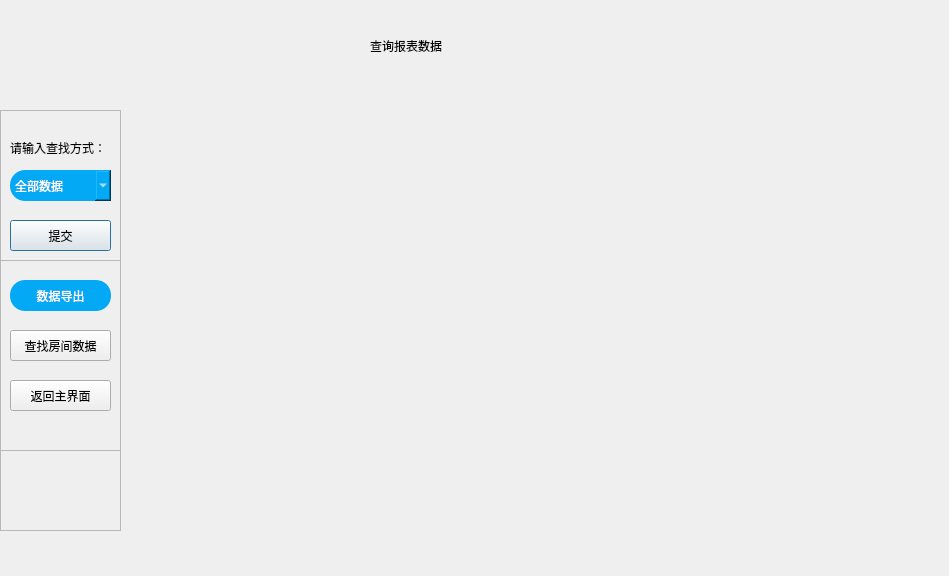
<?xml version="1.0" encoding="UTF-8"?>
<ui version="4.0">
 <class>recordData</class>
 <widget class="QDialog" name="recordData">
  <property name="geometry">
   <rect>
    <x>0</x>
    <y>0</y>
    <width>949</width>
    <height>576</height>
   </rect>
  </property>
  <property name="windowTitle">
   <string>Dialog</string>
  </property>
  <property name="styleSheet">
   <string notr="true">background:url(:/new/prefix1/bg.jpg);</string>
  </property>
  <widget class="QFrame" name="frame_2">
   <property name="geometry">
    <rect>
     <x>0</x>
     <y>110</y>
     <width>121</width>
     <height>421</height>
    </rect>
   </property>
   <property name="styleSheet">
    <string notr="true">background-image:url();</string>
   </property>
   <property name="frameShape">
    <enum>QFrame::StyledPanel</enum>
   </property>
   <property name="frameShadow">
    <enum>QFrame::Raised</enum>
   </property>
   <widget class="QLabel" name="hit">
    <property name="geometry">
     <rect>
      <x>10</x>
      <y>30</y>
      <width>91</width>
      <height>16</height>
     </rect>
    </property>
    <property name="styleSheet">
     <string notr="true">font: 9pt &quot;楷体&quot;;</string>
    </property>
    <property name="text">
     <string>请输入查找方式：</string>
    </property>
   </widget>
   <widget class="QComboBox" name="find">
    <property name="geometry">
     <rect>
      <x>10</x>
      <y>60</y>
      <width>101</width>
      <height>31</height>
     </rect>
    </property>
    <property name="styleSheet">
     <string notr="true">background:#03a9f4;
color:#fff;
border-radius:15px;</string>
    </property>
    <item>
     <property name="text">
      <string>全部数据</string>
     </property>
    </item>
    <item>
     <property name="text">
      <string>近一周</string>
     </property>
    </item>
    <item>
     <property name="text">
      <string>近一月</string>
     </property>
    </item>
   </widget>
   <widget class="QPushButton" name="submit">
    <property name="geometry">
     <rect>
      <x>10</x>
      <y>110</y>
      <width>101</width>
      <height>31</height>
     </rect>
    </property>
    <property name="styleSheet">
     <string notr="true">QPushButton{
background:#03a9f4;
color:#fff;
border-radius:15px;
};
</string>
    </property>
    <property name="text">
     <string>提交</string>
    </property>
   </widget>
   <widget class="QFrame" name="frame">
    <property name="geometry">
     <rect>
      <x>0</x>
      <y>150</y>
      <width>121</width>
      <height>191</height>
     </rect>
    </property>
    <property name="styleSheet">
     <string notr="true">background-image:url();</string>
    </property>
    <property name="frameShape">
     <enum>QFrame::StyledPanel</enum>
    </property>
    <property name="frameShadow">
     <enum>QFrame::Raised</enum>
    </property>
    <widget class="QPushButton" name="returnMain">
     <property name="geometry">
      <rect>
       <x>10</x>
       <y>120</y>
       <width>101</width>
       <height>31</height>
      </rect>
     </property>
     <property name="styleSheet">
      <string notr="true">QPushButton{
background:#03a9f4;
color:#fff;
border-radius:15px;
};
</string>
     </property>
     <property name="text">
      <string>返回主界面</string>
     </property>
    </widget>
    <widget class="QPushButton" name="selectRoomData">
     <property name="geometry">
      <rect>
       <x>10</x>
       <y>70</y>
       <width>101</width>
       <height>31</height>
      </rect>
     </property>
     <property name="styleSheet">
      <string notr="true">QPushButton{
background:#03a9f4;
color:#fff;
border-radius:15px;
};
</string>
     </property>
     <property name="text">
      <string>查找房间数据</string>
     </property>
    </widget>
    <widget class="QPushButton" name="dataOutput">
     <property name="geometry">
      <rect>
       <x>10</x>
       <y>20</y>
       <width>101</width>
       <height>31</height>
      </rect>
     </property>
     <property name="styleSheet">
      <string notr="true">QPushButton{
background:#03a9f4;
color:#fff;
border-radius:15px;
}</string>
     </property>
     <property name="text">
      <string>数据导出</string>
     </property>
    </widget>
   </widget>
  </widget>
  <widget class="QLabel" name="label">
   <property name="geometry">
    <rect>
     <x>370</x>
     <y>20</y>
     <width>181</width>
     <height>51</height>
    </rect>
   </property>
   <property name="styleSheet">
    <string notr="true">background:url();
font: 22pt &quot;楷体&quot;;</string>
   </property>
   <property name="text">
    <string>查询报表数据</string>
   </property>
  </widget>
 </widget>
 <resources/>
 <connections/>
</ui>
